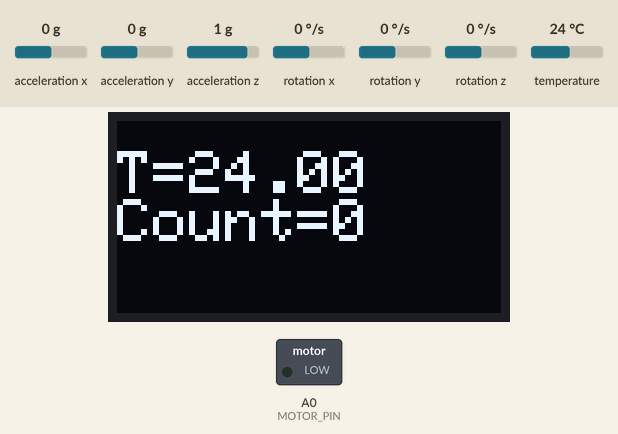
Simulated run of this program. Board: Arduino Nano RP2040 Connect. Shown: 128×64 one-colour display, switched loads named in the program (green lamp = pin HIGH). The test bench sets the inputs (shaded band); at power-on: temperature 24 °C, acceleration x 0 g, acceleration y 0 g, acceleration z 1 g, rotation x 0 °/s, rotation y 0 °/s, rotation z 0 °/s. The display library's start-up logo is not drawn; what the program prints to the serial monitor is not drawn.

Above: at 3.2 s.
3.3 s: temperature set to 12 °C
At 4.1 s:
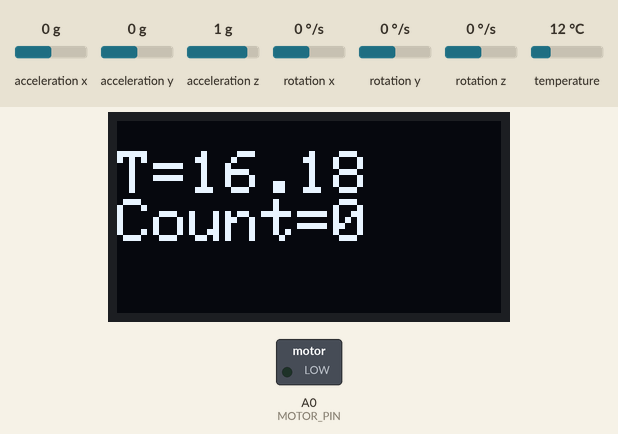
5.1 s: temperature set to 19 °C
At 5.6 s:
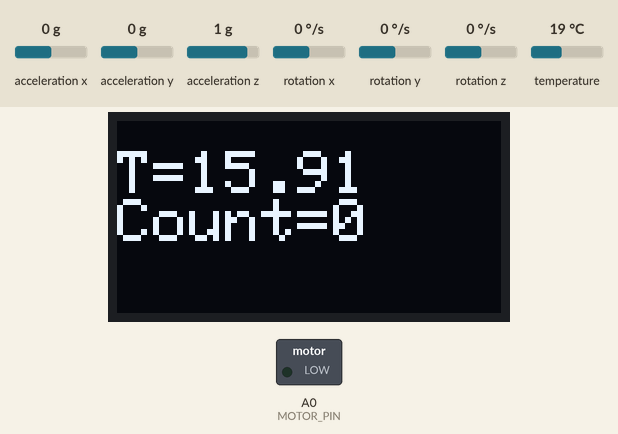
6.6 s: temperature set to 28 °C
At 13.0 s:
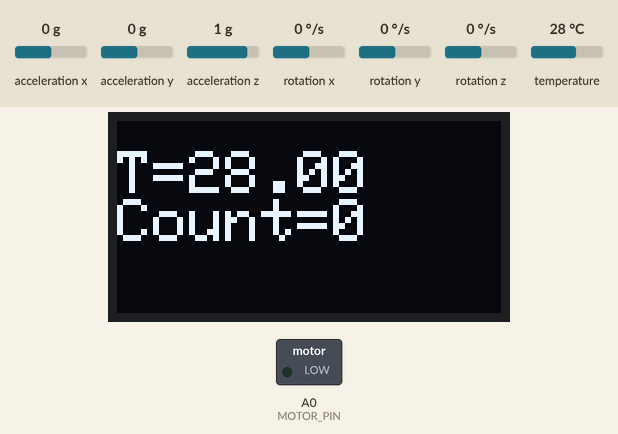

Measured:
- after the input at 3.3 s, the display: first changes after 0.07 s (image 1 shows a later state)

The program:

main.cpp
```cpp
#include <SPI.h>
#include <Wire.h>
#include <Adafruit_GFX.h>
#include <Adafruit_SSD1306.h>
#include <Adafruit_Sensor.h>
#include <Adafruit_MPU6050.h>
#include <Adafruit_BME280.h>

#define SEALEVELPRESSURE_HPA (1013.25)  // standard air pressure: sea level

Adafruit_BME280 bme;
Adafruit_MPU6050 mpu;

#define SCREEN_WIDTH 128  // OLED display width, in pixels
#define SCREEN_HEIGHT 64  // OLED display height, in pixels
#define MOTOR_PIN A0
#define DECAY_FACTOR 0.1  // Adjust the decay factor based on your requirements

// Declaration for an SSD1306 display connected to I2C (SDA, SCL pins)
// The pins for I2C are defined by the Wire-library.
#define OLED_RESET -1        // Reset pin # (or -1 if sharing Arduino reset pin)
#define SCREEN_ADDRESS 0x3C  ///< See datasheet for Address; 0x3D for 128x64, 0x3C for 128x32
// Declaration for an SSD1306 display connected to I2C (SDA, SCL pins)
Adafruit_SSD1306 display(SCREEN_WIDTH, SCREEN_HEIGHT, &Wire, OLED_RESET);

const int MPU_window_length = 10;     // filter window length
int MPU_readings[MPU_window_length];  // the readings from the analog input
int MPU_readIndex = 0;                // the index of the current reading
int MPU_total = 0;                    // the running total
int MPU_average = 0;                  // the average

#define MPU_WAVE_THRESHOLD 9.0  // Set a threshold for detecting the peak-to-valley delta
bool isRising = true;            // Flag for rising or falling edge
float lastPeak = 0;              // Record the last peak value
float lastValley = 0;            // Record the last valley value
int waveCount = 0;               // Counter for the number of waveform periods
bool this_wave_not_counted = true;
float filteredTemperature = -1;

void setup() {
  Serial.begin(115200);
  pinMode(MOTOR_PIN, OUTPUT);
  // SSD1306_SWITCHCAPVCC = generate display voltage from 3.3V internally
  if (!display.begin(SSD1306_SWITCHCAPVCC, SCREEN_ADDRESS)) {
    Serial.println(F("SSD1306 allocation failed"));
    while (1)
      ;  // Don't proceed, loop forever
  }

  if (!bme.begin(0x76)) {
    Serial.println("Could not find a valid BME280 sensor, check wiring!");
    while (1)
      ;
  }

  if (!mpu.begin()) {
    Serial.println("Failed to find MPU6050 chip");
    while (1) {
      delay(10);
    }
  }

  mpu.setAccelerometerRange(MPU6050_RANGE_8_G);
  Serial.print("Accelerometer range set to: ");
  switch (mpu.getAccelerometerRange()) {
    case MPU6050_RANGE_2_G:
      Serial.println("+-2G");
      break;
    case MPU6050_RANGE_4_G:
      Serial.println("+-4G");
      break;
    case MPU6050_RANGE_8_G:
      Serial.println("+-8G");
      break;
    case MPU6050_RANGE_16_G:
      Serial.println("+-16G");
      break;
  }
  mpu.setGyroRange(MPU6050_RANGE_500_DEG);
  Serial.print("Gyro range set to: ");
  switch (mpu.getGyroRange()) {
    case MPU6050_RANGE_250_DEG:
      Serial.println("+- 250 deg/s");
      break;
    case MPU6050_RANGE_500_DEG:
      Serial.println("+- 500 deg/s");
      break;
    case MPU6050_RANGE_1000_DEG:
      Serial.println("+- 1000 deg/s");
      break;
    case MPU6050_RANGE_2000_DEG:
      Serial.println("+- 2000 deg/s");
      break;
  }

  mpu.setFilterBandwidth(MPU6050_BAND_21_HZ);
  Serial.print("Filter bandwidth set to: ");
  switch (mpu.getFilterBandwidth()) {
    case MPU6050_BAND_260_HZ:
      Serial.println("260 Hz");
      break;
    case MPU6050_BAND_184_HZ:
      Serial.println("184 Hz");
      break;
    case MPU6050_BAND_94_HZ:
      Serial.println("94 Hz");
      break;
    case MPU6050_BAND_44_HZ:
      Serial.println("44 Hz");
      break;
    case MPU6050_BAND_21_HZ:
      Serial.println("21 Hz");
      break;
    case MPU6050_BAND_10_HZ:
      Serial.println("10 Hz");
      break;
    case MPU6050_BAND_5_HZ:
      Serial.println("5 Hz");
      break;
  }

  // Show initial display buffer contents on the screen --
  // the library initializes this with an Adafruit splash screen.
  display.display();
  delay(2000);  // Pause for 2 seconds

  for (int i = 0; i < MPU_window_length; i++) {
    MPU_readings[i] = 0;
  }

  // Clear the buffer
  display.clearDisplay();
}

void printValues() {
  display.clearDisplay();

  display.setTextSize(2);
  display.setTextColor(WHITE);
  display.setCursor(0, 10);
  // Display static text
  display.print("T=");
  float currentTemperature = bme.readTemperature();
  if(filteredTemperature == -1)
    filteredTemperature = currentTemperature;

  // Exponential decay filter
  filteredTemperature = (1 - DECAY_FACTOR) * filteredTemperature + DECAY_FACTOR * currentTemperature;

  display.println(filteredTemperature);

  // if (bme.readTemperature() > 30.0) {
  //   digitalWrite(MOTOR_PIN, HIGH);
  // } else {
  //   digitalWrite(MOTOR_PIN, LOW);
  // }
  // display.println("oC");

  // Convert temperature to Fahrenheit
  Serial.print("Temperature = ");
  Serial.print(1.8 * bme.readTemperature() + 32);
  Serial.println(" *F");

  display.print("Count=");
  display.print(waveCount / 2);


  display.display();
}

void countWavePeriod(float currentValue) {
  static float lastValue = -10000;

  // Check for the rising edge
  if (currentValue > lastValue) {
    if (!isRising) {
      isRising = true;
      if (lastPeak - lastValley > MPU_WAVE_THRESHOLD)
        waveCount++;
    }

    lastPeak = currentValue;
  }
  // Check for the falling edge
  else if (currentValue < lastValue) {
    if (isRising) {
      isRising = false;
      if (lastPeak - lastValley > MPU_WAVE_THRESHOLD)
        waveCount++;
    }

    lastValley = currentValue;
  }

  lastValue = currentValue;
}

void loop() {
  printValues();

  /* Get new sensor events with the readings */
  sensors_event_t a, g, temp;
  mpu.getEvent(&a, &g, &temp);
  // MPU reading window_slide filter
  MPU_total = MPU_total - MPU_readings[MPU_readIndex];
  MPU_readings[MPU_readIndex] = a.acceleration.z;
  MPU_total = MPU_total + MPU_readings[MPU_readIndex];
  MPU_readIndex = MPU_readIndex + 1;
  if (MPU_readIndex >= MPU_window_length) {
    MPU_readIndex = 0;
  }
  // calculate the average:
  MPU_average = MPU_total / MPU_window_length;
  Serial.println(MPU_average);
  countWavePeriod(MPU_average);

  if (waveCount / 2 > 5 && waveCount / 2 < 10)
    digitalWrite(MOTOR_PIN, HIGH);
  else
    digitalWrite(MOTOR_PIN, LOW);
  // digitalWrite(MOTOR_PIN, HIGH);

  delay(50);
}
```
